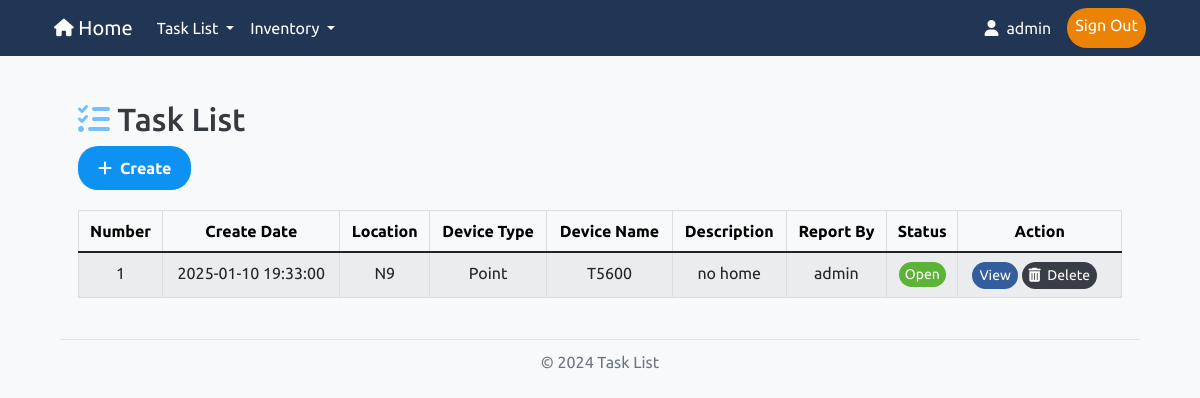
/ (signed in), run on an earlier commit of the app's database.
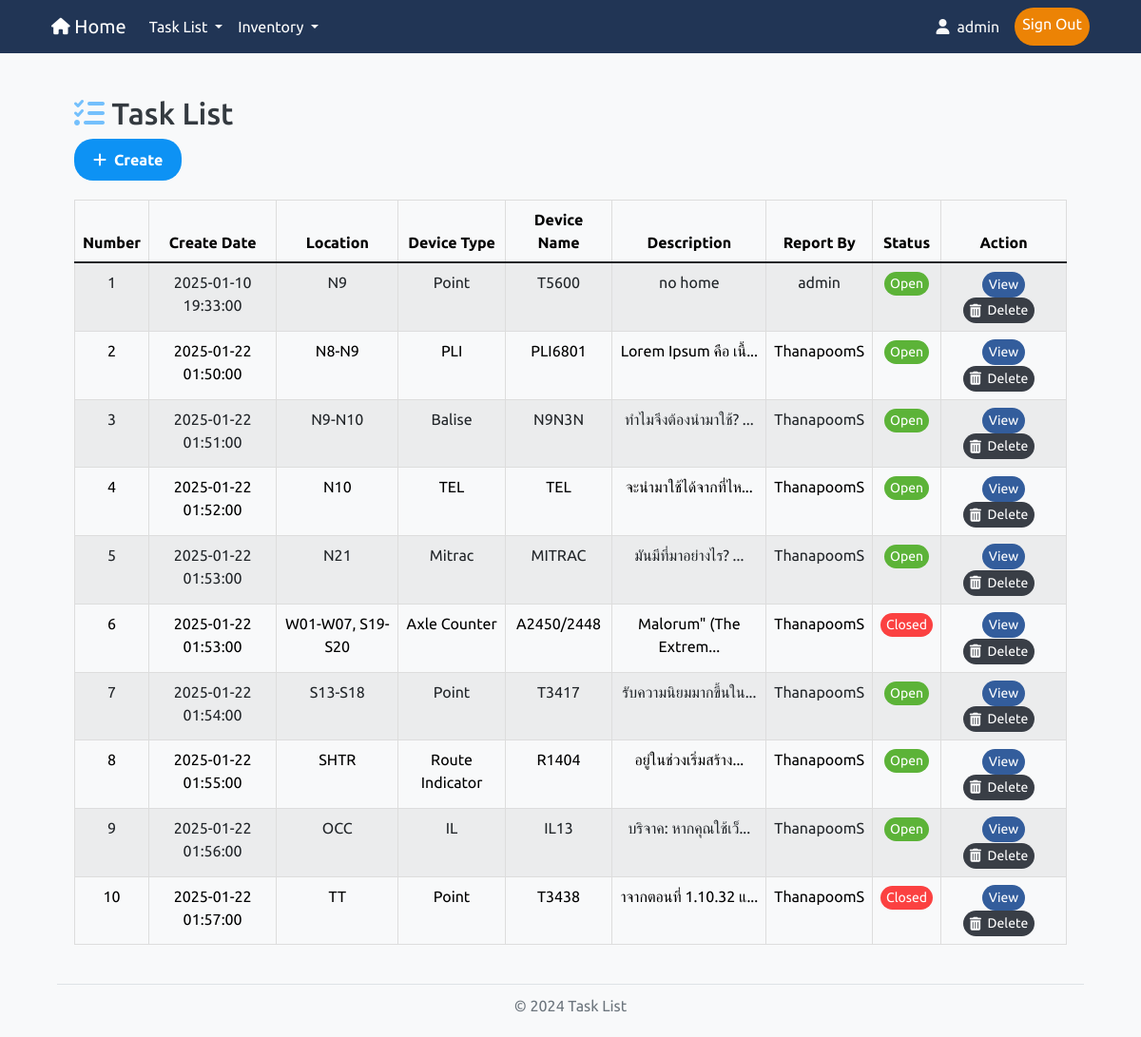
And on a later commit of the database.
### models.py (models this page shows, shortened)
class User(UserMixin, db.Model):
    id = db.Column(db.Integer, primary_key=True)
    username = db.Column(db.String(50), unique=True, nullable=False)
    password = db.Column(db.String(255), nullable=False)
    role = db.Column(db.String(20), nullable=False)

class Work(db.Model):
    number = db.Column(db.Integer, primary_key=True, autoincrement=True)  # เลข 6 หลัก รันอัตโนมัติ
    create_date = db.Column(db.DateTime, default=now_utc)  # วันที่และเวลา สร้างอัตโนมัติ
    work_order = db.Column(db.String(50), nullable=False)          # Work Order
    line_id = db.Column(db.Integer, db.ForeignKey('line.id'), nullable=True)
    location_id = db.Column(db.Integer, db.ForeignKey('location.id'), nullable=True)
    device_type_id = db.Column(db.Integer, db.ForeignKey('device_type.id'), nullable=True)
    device_name_id = db.Column(db.Integer, db.ForeignKey('device_name.id'), nullable=True)
    description = db.Column(db.Text, nullable=False)               # รายละเอียด
    report_by = db.Column(db.String(50), nullable=False)           # ผู้รายงาน
    status = db.Column(db.String(20), nullable=False, default="open")  # สถานะ (ค่าเริ่มต้น: open)
    link = db.Column(db.String(255), nullable=True)           # URL ของไฟล์
    line = db.relationship('Line', backref='works')
    location = db.relationship('Location', backref='works')
    device_type = db.relationship('DeviceType', backref='works')
    device_name = db.relationship('DeviceName', backref='works')

class Location(db.Model):
    id = db.Column(db.Integer, primary_key=True)
    name = db.Column(db.String(50), nullable=False)
    line_id = db.Column(db.Integer, db.ForeignKey('line.id'), nullable=False)
    line = db.relationship('Line', backref=db.backref('locations', lazy=True))

class DeviceType(db.Model):
    id = db.Column(db.Integer, primary_key=True)
    name = db.Column(db.String(50), nullable=False)
    line_id = db.Column(db.Integer, db.ForeignKey('line.id'), nullable=False)
    line = db.relationship('Line', backref=db.backref('device_types', lazy=True))

class DeviceName(db.Model):
    id = db.Column(db.Integer, primary_key=True)
    name = db.Column(db.String(100), nullable=False)
    device_type_id = db.Column(db.Integer, db.ForeignKey('device_type.id'), nullable=False)
    location_id = db.Column(db.Integer, db.ForeignKey('location.id'), nullable=False)
    device_type = db.relationship('DeviceType', backref=db.backref('device_names', lazy=True))
    location = db.relationship('Location', backref=db.backref('device_names', lazy=True))
    bound = db.Column(db.String(100), nullable=True)
    inandout = db.Column(db.String(100), nullable=True)
    serial_number = db.Column(db.String(100), nullable=True)
    ip_address = db.Column(db.String(45), nullable=True)
    mac_address = db.Column(db.String(17), nullable=True)
    channel = db.Column(db.String(50), nullable=True)
    device_role = db.Column(db.String(50), nullable=True)
    force_data = db.Column(db.String(50), nullable=True)
    vac_white = db.Column(db.String(50), nullable=True)
    current_white = db.Column(db.String(50), nullable=True)
    vac_red = db.Column(db.String(50), nullable=True)
    current_red = db.Column(db.String(50), nullable=True)
    vac_yellow = db.Column(db.String(50), nullable=True)
    current_yellow = db.Column(db.String(50), nullable=True)
    f1_f2 = db.Column(db.String(50), nullable=True)
    red_module = db.Column(db.String(50), nullable=True)
    white_module = db.Column(db.String(50), nullable=True)
    yellow_module = db.Column(db.String(50), nullable=True)

### routes.py (the view)
    @app.route('/')
    @login_required
    def index():
        works = Work.query.all()
        return render_template("index.html", works=works)

### app.py (called while the page is built)
@login_manager.user_loader
def load_user(user_id):      # โหลดผู้ใช้จากฐานข้อมูลตาม user_id
    return User.query.get(int(user_id))

### templates/index.html (shortened to what this page needs)
{% import "bootstrap/wtf.html" as wtf %}
{% extends "layout.html" %}
{% block content %}
<!DOCTYPE html>
<html lang="en">
<head>
    <link rel="stylesheet" href="https://cdn.jsdelivr.net/npm/bootstrap@5.1.3/dist/css/bootstrap.min.css">
    <link rel="stylesheet" href="https://cdn.jsdelivr.net/npm/bootstrap-table/dist/bootstrap-table.min.css">
    <link rel="stylesheet" href="{{ url_for('static', filename='/style.css') }}">
</head>
<body>
<div class="container">
    <br>
    <h2><i class="fa-solid fa-list-check" style="color: #74C0FC;"></i> Task List</h2>
    <div id="toolbar">
        <a href="{{ url_for('create') }}" class="custom-index-btn">
            <i class="fa-solid fa-plus"></i>Create
        </a>
    </div>
    {% if works %}
    <table data-toggle="table"
           data-toolbar="#toolbar"
           data-search="true"
           data-pagination="true"
           data-page-list="[10, 25, 50, 100, all]"
           class="table table-striped table-hover">
        <thead>
            <tr>
                <th data-sortable="true" data-field="number">Number</th>
                <th data-sortable="true" data-field="create_date">Create Date</th>
                <th data-sortable="true" data-field="location_name">Location</th>
                <th data-sortable="true" data-field="device_type">Device Type</th>
                <th data-sortable="true" data-field="device_name">Device Name</th>
                <th data-sortable="true" data-field="description">Description</th>
                <th data-sortable="true" data-field="report_by">Report By</th>
                <th data-sortable="true" data-field="status">Status</th>
                <th data-field="action">Action</th>
            </tr>
        </thead>
        <tbody>
            {% for work in works %}
            <tr>
                <td>{{ work.number }}</td>
                <td>{{ work.create_date.strftime('%Y-%m-%d %H:%M:%S') }}</td>
                <td>{{ work.location.name if work.location else 'N/A' }}</td>
                <td>{{ work.device_type.name if work.device_type else 'N/A' }}</td>
                <td>{{ work.device_name.name if work.device_name else 'N/A' }}</td>
                <td>
                    {% if work.description|length > 20 %}
                        <span title="{{ work.description }}" data-bs-toggle="tooltip" data-bs-placement="top">
                            {{ work.description[:20] }}...
                        </span>
                    {% else %}
                        {{ work.description }}
                    {% endif %}
                </td>
                <td>{{ work.report_by }}</td>
                <td>
                    {% if work.status == 'Open' %}
                        <span class="status-open">{{ work.status }}</span>
                    {% elif work.status == 'Closed' %}
                        <span class="status-closed">{{ work.status }}</span>
                    {% else %}
                        <span class="status-other">{{ work.status }}</span>
                    {% endif %}
                </td>
                <td class="actions">
                    <a href="{{ url_for('work_detail', number=work.number) }}" class="btn custom-view-btn">View</a>
                    {% if current_user.role == 'admin' %}
                        <a href="#" onclick="confirmDelete('{{ work.number }}')" class="btn custom-delete-btn"><i class="fa-solid fa-trash-can"></i>&nbsp; Delete</a>
                    {% endif %}
                </td>
            </tr>
            {% endfor %}
        </tbody>
    </table>
    {% endif %}
</div>
</body>
</html>
{% endblock %}

### templates/layout.html (shortened to what this page needs)
<!DOCTYPE html>
<html lang="en">
<head>
    <link href="https://cdn.jsdelivr.net/npm/bootstrap@5.3.3/dist/css/bootstrap.min.css" rel="stylesheet">
    <link rel="stylesheet" href="https://cdnjs.cloudflare.com/ajax/libs/font-awesome/6.0.0-beta3/css/all.min.css">
    <link rel="stylesheet" href="{{ url_for('static', filename='/style.css') }}">
	<link href="https://unpkg.com/boxicons@latest/css/boxicons.min.css" rel="stylesheet">
</head>
<body>
	<nav class="navbar navbar-expand-lg navbar-dark" id="custom-navbar">
		<div class="container">
			<a class="navbar-brand" href="/"><i class="fa-solid fa-house fa-sm"></i> Home</a>
			<div class="collapse navbar-collapse" id="navbarNav">
				<ul class="navbar-nav me-auto">
					<li class="nav-item dropdown">
						<a class="nav-link dropdown-toggle" href="/" id="navbarDropdown" role="button" data-bs-toggle="dropdown" aria-expanded="false">
							Task List
						</a>
					</li>
					<li class="nav-item dropdown">
						<a class="nav-link dropdown-toggle" href="/" id="navbarDropdown" role="button" data-bs-toggle="dropdown" aria-expanded="false">
							Inventory
						</a>
					</li>
				</ul>
				<ul class="navbar-nav ms-auto">
					{% if current_user.is_authenticated %}
						<span class="navbar-text text-light me-3 navbar-text"><i class="fa-solid fa-user"></i> {{ current_user.username }}</span>
						<a class="nav-link custom-login-btn" href="{{ url_for('logout') }}">Sign Out</a>
					{% else %}
						<a class="nav-link custom-login-btn" href="{{ url_for('login') }}">Sign In</a>
					{% endif %}
				</ul>
			</div>
		</div>
	</nav>
	<main class="container">
		{% block content %}
		{% endblock %}
	</main>
	<footer>
		<div class="footer-line"></div>
		<p class="footer-text">© 2024 Task List</p>
	</footer>
</body>
</html>

### static/style.css (style rules this page uses)
body { font-family: 'Ubuntu', sans-serif; background-color: #f8f9fa; color: #343a40; margin: 0; padding: 0; }
#custom-navbar { background-color: #213555; }
#custom-navbar .nav-link { color: #ffffff; }
main { flex: 1; padding: 20px; }
footer { padding: 5px 0; }
.footer-line { border-top: 1px solid #dee2e6; width: 90%; margin: 0 auto; }
.footer-text { text-align: center; margin-top: 10px; color: #6c757d; }
.navbar-text { display: flex; align-items: center; }
.navbar-text i { margin-right: 8px; }
.custom-login-btn { background-color: #EC8305; color: #FFFAEC; border: none; padding: 5px 20px; border-radius: 1.25rem; text-align: center; text-decoration: none; display: inline-block; font-size: 16px; }
.custom-index-btn { display: inline-flex; align-items: center; padding: 10px 20px; background-color: #0D92F4; color: #fff; font-size: 16px; font-weight: bold; text-align: center; border-radius: 1.25rem; text-decoration: none; transition: background-color 0.3s ease, transform 0.2s ease; }
.custom-index-btn i { font-size: 16px; margin-right: 8px; vertical-align: middle; }
.custom-view-btn { display: inline-flex; align-items: center; padding: 2px 6px; background-color: #335d9c; color: #ffffff; font-size: 14px; text-align: center; border-radius: 1.25rem; text-decoration: none; transition: background-color 0.3s ease, transform 0.2s ease; }
.custom-delete-btn { display: inline-flex; align-items: center; padding: 2px 6px; background-color: #393E46; color: #ffffff; font-size: 14px; text-align: center; border-radius: 1.25rem; text-decoration: none; transition: background-color 0.3s ease, transform 0.2s ease; margin-right: 10px ; }
.status-open { display: inline-flex; align-items: center; padding: 2px 6px; background-color: #5CB338; color: #ffffff; font-size: 14px; text-align: center; border-radius: 1.25rem; text-decoration: none; transition: background-color 0.3s ease, transform 0.2s ease; }
.status-closed { display: inline-flex; align-items: center; padding: 2px 6px; background-color: #FB4141; color: #ffffff; font-size: 14px; text-align: center; border-radius: 1.25rem; text-decoration: none; transition: background-color 0.3s ease, transform 0.2s ease; }
table { width: 80%; margin: 20px auto; border-collapse: collapse; }
th, td { border: 1px solid #ddd; padding: 8px; text-align: center; }
th { background-color: #f4f4f4; }

What changed in the data, as far as the page shows it:
added Work: number "2", create_date "2025-01-22 01:50:00", location "N8-N9", device_type "PLI", device_name "PLI6801", description "Lorem Ipsum คือ เนื้", report_by "ThanapoomS", status "Open"
added Work: number "3", create_date "2025-01-22 01:51:00", location "N9-N10", device_type "Balise", device_name "N9N3N", description "ทำไมจึงต้องนำมาใช้?", report_by "ThanapoomS", status "Open"
added Work: number "4", create_date "2025-01-22 01:52:00", location "N10", device_type "TEL", device_name "TEL", description "จะนำมาใช้ได้จากที่ไห", report_by "ThanapoomS", status "Open"
added Work: number "5", create_date "2025-01-22 01:53:00", location "N21", device_type "Mitrac", device_name "MITRAC", description "มันมีที่มาอย่างไร?", report_by "ThanapoomS", status "Open"
added Work: number "6", create_date "2025-01-22 01:53:00", location "W01-W07, S19-S20", device_type "Axle Counter", device_name "A2450/2448", description "Malorum\" (The Extrem", report_by "ThanapoomS", status "Closed"
added Work: number "7", create_date "2025-01-22 01:54:00", location "S13-S18", device_type "Point", device_name "T3417", description "รับความนิยมมากขึ้นใน", report_by "ThanapoomS", status "Open"
added Work: number "8", create_date "2025-01-22 01:55:00", location "SHTR", device_type "Route Indicator", device_name "R1404", description "อยู่ในช่วงเริ่มสร้าง", report_by "ThanapoomS", status "Open"
added Work: number "9", create_date "2025-01-22 01:56:00", location "OCC", device_type "IL", device_name "IL13", description "บริจาค: หากคุณใช้เว็", report_by "ThanapoomS", status "Open"
added Work: number "10", create_date "2025-01-22 01:57:00", location "TT", device_type "Point", device_name "T3438", description "าจากตอนที่ 1.10.32 แ", report_by "ThanapoomS", status "Closed"
